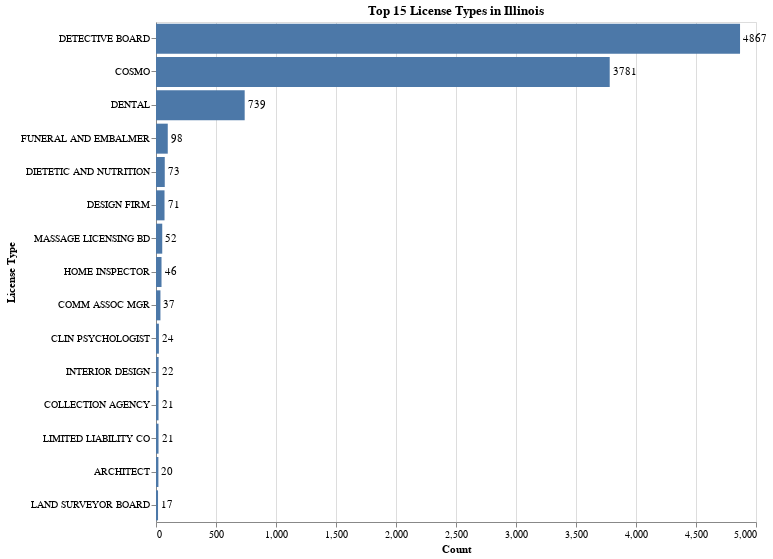

This figure's notebook cell:
### Code cell
bar_chart

### Figure 1 — Vega-Lite specification as saved in the notebook (floating-point values rounded to 4 significant figures)
{"config": {"view": {"continuousWidth": 300, "continuousHeight": 300}}, "layer": [{"mark": {"type": "bar"}, "encoding": {"text": {"field": "Count", "type": "quantitative"}, "x": {"field": "Count", "type": "quantitative"}, "y": {"field": "License Type", "sort": "-x", "type": "nominal"}}}, {"mark": {"type": "text", "align": "left", "dx": 3}, "encoding": {"text": {"field": "Count", "type": "quantitative"}, "x": {"field": "Count", "type": "quantitative"}, "y": {"field": "License Type", "sort": "-x", "type": "nominal"}}}], "data": {"name": "data-05a4ab1369c4139fcbdda09227995159"}, "height": 500, "title": "Top 15 License Types in Illinois", "width": 600, "$schema": "https://vega.github.io/schema/vega-lite/v5.20.1.json", "datasets": {"data-05a4ab1369c4139fcbdda09227995159": [{"License Type": "DETECTIVE BOARD", "Count": 4867}, {"License Type": "COSMO", "Count": 3781}, {"License Type": "DENTAL", "Count": 739}, {"License Type": "FUNERAL AND EMBALMER", "Count": 98}, {"License Type": "DIETETIC AND NUTRITION", "Count": 73}, {"License Type": "DESIGN FIRM", "Count": 71}, {"License Type": "MASSAGE LICENSING BD", "Count": 52}, {"License Type": "HOME INSPECTOR", "Count": 46}, {"License Type": "COMM ASSOC MGR", "Count": 37}, {"License Type": "CLIN PSYCHOLOGIST", "Count": 24}, {"License Type": "INTERIOR DESIGN", "Count": 22}, {"License Type": "COLLECTION AGENCY", "Count": 21}, {"License Type": "LIMITED LIABILITY CO", "Count": 21}, {"License Type": "ARCHITECT", "Count": 20}, {"License Type": "LAND SURVEYOR BOARD", "Count": 17}]}}
